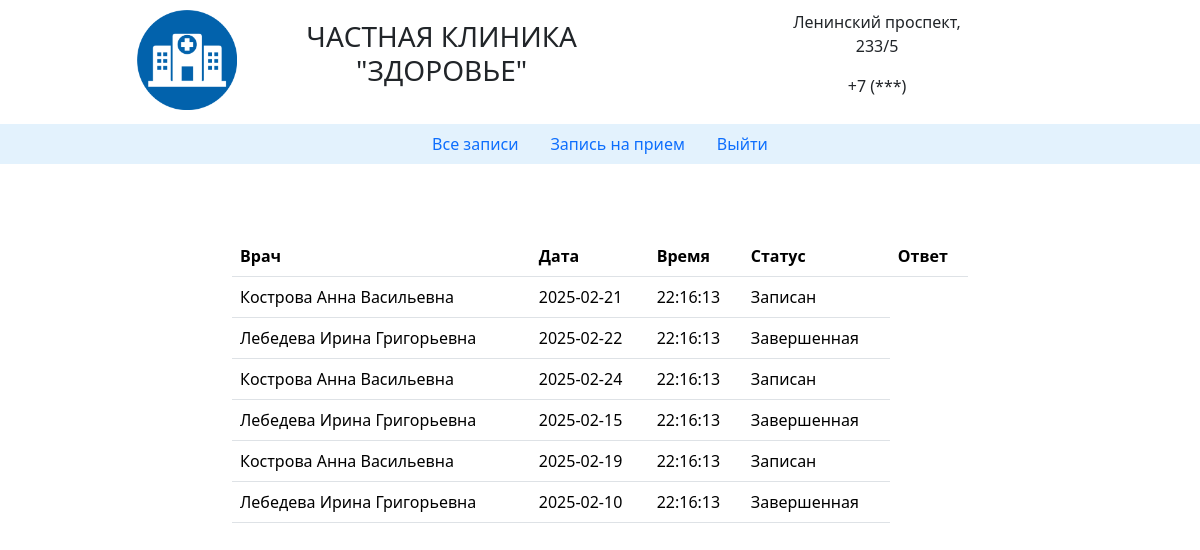
Page /lkpacient.php (signed in) on the committed database.
### tables this page shows
CREATE TABLE `zapis` (
  `id_zapis` int(11) NOT NULL,
  `id_vrach` int(11) NOT NULL,
  `id_user` int(11) NOT NULL,
  `date_zapis` date NOT NULL,
  `time_zapis` time NOT NULL,
  `status` varchar(20) NOT NULL DEFAULT 'новый',
  `otziv` varchar(100) DEFAULT NULL,
  `otvet` varchar(100) DEFAULT NULL
);

CREATE TABLE `vrach` (
  `id_vrach` int(11) NOT NULL,
  `id_role` int(11) NOT NULL,
  `fio_vrach` varchar(50) NOT NULL,
  `img` varchar(20) NOT NULL,
  `id_spec` int(11) NOT NULL,
  `id_usluga` int(11) NOT NULL
);

### lkpacient.php (the view, shortened to what this page needs)
<?php
include 'temp/head.php';
include 'temp/database.php';
include 'temp/nav_pacient.php';
$id_user = $_SESSION['id_user'];
$sql = "SELECT * FROM zapis WHERE id_user = '$id_user'";
$result=$mysqli->query($sql);
?>
<div class="container">
    <div class="row">
        <div class="col-2"></div>
        <div class="col-8">
          <br>
          <br>
          <br>
        <table class="table">
  <thead>
    <tr>
      <th scope="col">Врач</th>
      <th scope="col">Дата</th>
      <th scope="col">Время</th>
      <th scope="col">Статус</th>
      <th scope="col">Ответ</th>
    </tr>
  </thead>
  <tbody>
    <?
    foreach($result as $row){
      $sqll = "SELECT * FROM vrach WHERE id_vrach = ".$row['id_vrach']."";
      $result1=$mysqli->query($sqll);
      $row1 = mysqli_fetch_assoc($result1);
      if ($row['status'] == 'Новая запись') {
        echo'
    <tr>
      <td>'.$row1['fio_vrach'].'</td>
      <td>'.$row['date_zapis'].'</td>
      <td>'.$row['time_zapis'].'</td>
      <td>'.$row['status'].'</td>
    </tr>';
      }
      else {
        echo'
    <tr>
      <td>'.$row1['fio_vrach'].'</td>
      <td>'.$row['date_zapis'].'</td>
      <td>'.$row['time_zapis'].'</td>
      <td>'.$row['status'].'</td>
    </tr>';
      }
    }?>
  </tbody>
</table>
        </div>
        <div class="col-2"></div>
    </div>
</div>

### rows in the picture
zapis: id_vrach.fio_vrach "Кострова Анна Васильевна", date_zapis "2025-02-21", time_zapis "22:16:13", status "Записан"
zapis: id_vrach.fio_vrach "Лебедева Ирина Григорьевна", date_zapis "2025-02-22", time_zapis "22:16:13", status "Завершенная"
zapis: id_vrach.fio_vrach "Кострова Анна Васильевна", date_zapis "2025-02-24", time_zapis "22:16:13", status "Записан"
zapis: id_vrach.fio_vrach "Лебедева Ирина Григорьевна", date_zapis "2025-02-15", time_zapis "22:16:13", status "Завершенная"
zapis: id_vrach.fio_vrach "Кострова Анна Васильевна", date_zapis "2025-02-19", time_zapis "22:16:13", status "Записан"
zapis: id_vrach.fio_vrach "Лебедева Ирина Григорьевна", date_zapis "2025-02-10", time_zapis "22:16:13", status "Завершенная"
